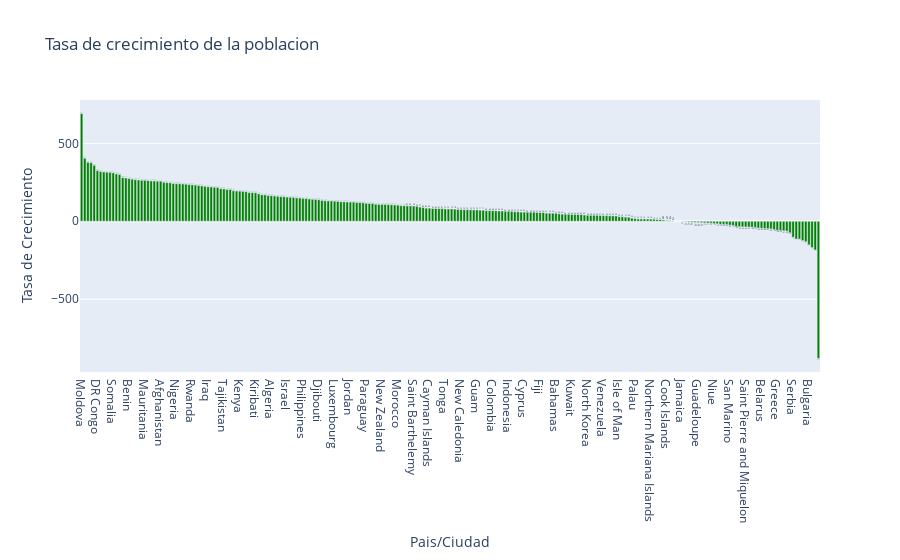

Notebook code cell kept with this figure:
### Code cell
import plotly.express as px
dg = df.copy()
dg['Growth Rate'] = (dg['Growth Rate']*10000)-10000
dg['Growth Rate'] = dg['Growth Rate'].astype(int)
dg.dtypes
gr = dg.groupby(['Country/Territory']).sum(numeric_only=True)['Growth Rate']
gr = gr.sort_values(ascending = False)
fig = px.bar(y = gr.values, x = gr.index, 
            text = gr.values, title = 'Tasa de crecimiento de la poblacion',
            color_discrete_sequence=["green"])
fig.update_layout(xaxis_title = "Pais/Ciudad", yaxis_title = "Tasa de Crecimiento")
fig.show()
fig.write_html("growth_rate.html")

### Figure 1 — Plotly figure (JSON) as saved in the notebook; plotly's stock layout.template omitted (floating-point values rounded to 4 significant figures; data arrays with more than 128 entries replaced by an {"elided": "..."} marker saying what was removed)
{"data": [{"alignmentgroup": "True", "hovertemplate": "x=%{x}<br>y=%{y}<br>text=%{text}<extra></extra>", "legendgroup": "", "marker": {"color": "green", "pattern": {"shape": ""}}, "name": "", "offsetgroup": "", "orientation": "v", "showlegend": false, "text": {"elided": "234 int values"}, "textposition": "auto", "type": "bar", "x": {"elided": "234 str values"}, "xaxis": "x", "y": {"elided": "234 int values"}, "yaxis": "y"}], "layout": {"barmode": "relative", "legend": {"tracegroupgap": 0}, "title": {"text": "Tasa de crecimiento de la poblacion"}, "xaxis": {"anchor": "y", "domain": [0, 1], "title": {"text": "Pais/Ciudad"}}, "yaxis": {"anchor": "x", "domain": [0, 1], "title": {"text": "Tasa de Crecimiento"}}}}
